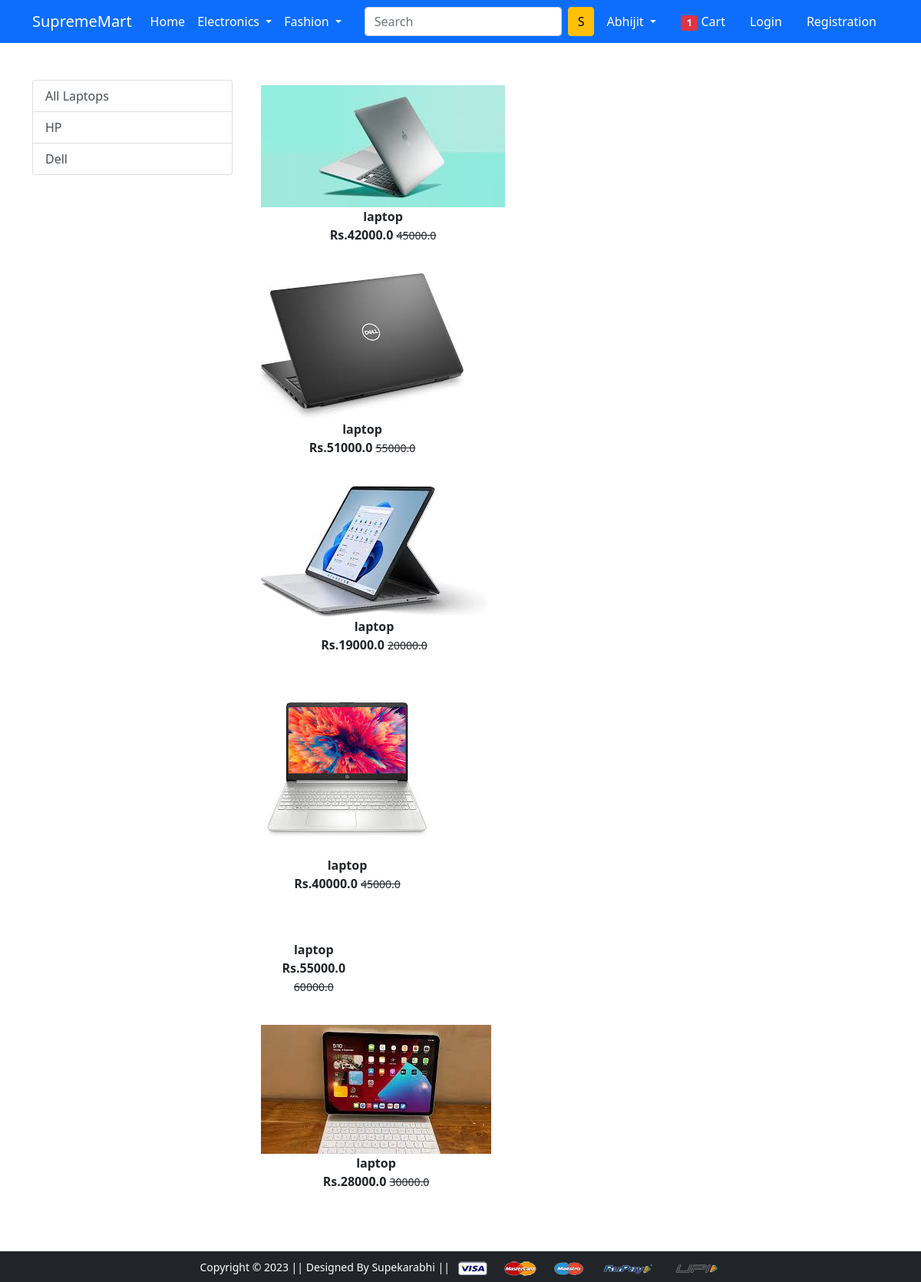
The app's page /laptop/ with its own data.
### app/models.py (models this page shows, shortened)
class Product(models.Model):
    title=models.CharField(max_length=100)
    selling_price=models.FloatField()
    discounted_price=models.FloatField()
    description=models.TextField()
    brand=models.CharField(max_length=100)
    category=models.CharField(choices=CATEGORY_CHOICES,max_length=2)
    product_image=models.ImageField(upload_to='productimg')

### app/views.py (the view)
# urls.py: path('laptop/',views.laptop,name='laptop'),
def laptop(request,data=None):
 if data==None:
  laptops=Product.objects.filter(category='L')
 elif data=='hp' or data=='dell':
  laptops=Product.objects.filter(category='L').filter(brand=data)
 return render(request,'app/laptop.html',{'laptops':laptops})

### app/templates/app/laptop.html (shortened to what this page needs)
{% extends 'app/base.html' %}
{% load static %}
{% block main-content %}
<div class="container my-5">
 <div class="row">
  <div class="col-sm-3">
   <div class="list-group">
    <a href="{% url 'laptop' %}" class="list-group-item list-group-item-action" aria-current="true">All Laptops</a>
    <a href="{% url 'laptopdata' 'hp' %}" class="list-group-item list-group-item-action" aria-current="true">HP</a>
    <a href="{% url 'laptopdata' 'dell' %}" class="list-group-item list-group-item-action">Dell</a>
  </div>
  </div>
  <div class="col-sm-8">
   <div class="col-sm-8">
    {% for l in laptops %}
     <div class="col-sm-4 text-center mb-4">
      <a href="{% url 'product-detail' l.id %}"
      class="btn">
      <div clss="item">
        <img src="{{l.product_image.url}}" alt="" height="" class="">
        <div class="fw-bold">{{l.title}}</div>
        <div class="fw-bold">Rs.{{l.discounted_price}}
        <small class="fw-light text-decoration-line-through">{{l.selling_price}}</small></div>
        </div>
      </a>
    </div>
    {% endfor %}
  </div>
  </div>
 </div>
</div>
{% endblock main-content %}

### records on screen
Product: product_image (picture), title "laptop", discounted_price "42000.0", selling_price "45000.0"
Product: product_image (picture), title "laptop", discounted_price "51000.0", selling_price "55000.0"
Product: product_image (picture), title "laptop", discounted_price "19000.0", selling_price "20000.0"
Product: product_image (picture), title "laptop", discounted_price "40000.0", selling_price "45000.0"
Product: title "laptop", discounted_price "55000.0", selling_price "60000.0"
Product: product_image (picture), title "laptop", discounted_price "28000.0", selling_price "30000.0"
